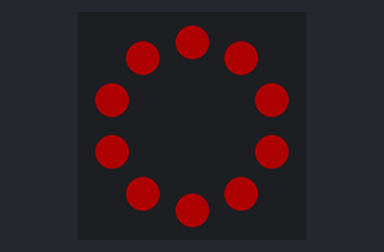
Recording of a program running on a simulated Circuit Playground running CircuitPython. Parts: the board's ring of 10 RGB LEDs (number 0 left of the top, counting anticlockwise). Dim RGB values are drawn brighter than linear.

Above: at 1.1 s.
At 5.6 s:
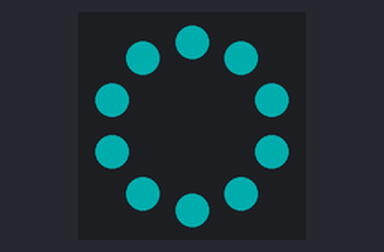
At 8.6 s:
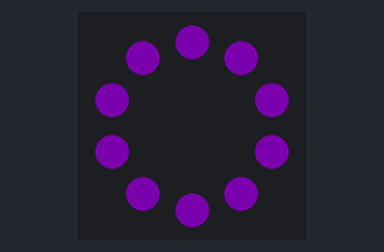
At 11.6 s:
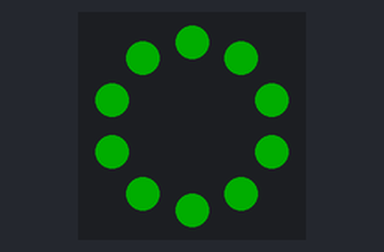
At 12.6 s:
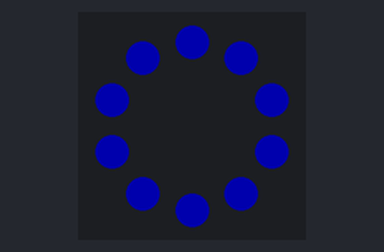
At 13.6 s:
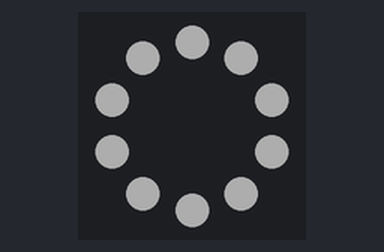

Measured:
- what the display in image 0 shows lasts 0.6 s, from 1.0 s to 1.6 s
- what the display in image 3 shows lasts 1.0 s, from 11.5 s to 12.5 s

The program:

CPX-NeoPixel-1-LED-Blink.py
```python
import time
import board
from rainbowio import colorwheel
import neopixel

pixels = neopixel.NeoPixel(board.NEOPIXEL, 10, brightness=0.2, auto_write=False)

# choose which demos to play
# 1 means play, 0 means don't!
color_chase_demo = 1
flash_demo = 1
rainbow_demo = 1
rainbow_cycle_demo = 1


def color_chase(color, wait):
    for i in range(10):
        pixels[i] = color
        time.sleep(wait)
        pixels.show()
    time.sleep(0.5)


def rainbow_cycle(wait):
    for j in range(255):
        for i in range(10):
            rc_index = (i * 256 // 10) + j * 5
            pixels[i] = colorwheel(rc_index & 255)
        pixels.show()
        time.sleep(wait)


def rainbow(wait):
    for j in range(255):
        for i in range(len(pixels)):
            idx = int(i + j)
            pixels[i] = colorwheel(idx & 255)
        pixels.show()
        time.sleep(wait)


RED = (255, 0, 0)
YELLOW = (255, 150, 0)
GREEN = (0, 255, 0)
CYAN = (0, 255, 255)
BLUE = (0, 0, 255)
PURPLE = (180, 0, 255)
WHITE = (255, 255, 255)
OFF = (0, 0, 0)

while True:
    if color_chase_demo:
        color_chase(RED, 0.1)  # Increase the number to slow down the color chase
        color_chase(YELLOW, 0.1)
        color_chase(GREEN, 0.1)
        color_chase(CYAN, 0.1)
        color_chase(BLUE, 0.1)
        color_chase(PURPLE, 0.1)
        color_chase(OFF, 0.1)

    if flash_demo:
        pixels.fill(RED)
        pixels.show()
        # Increase or decrease to change the speed of the solid color change.
        time.sleep(1)
        pixels.fill(GREEN)
        pixels.show()
        time.sleep(1)
        pixels.fill(BLUE)
        pixels.show()
        time.sleep(1)
        pixels.fill(WHITE)
        pixels.show()
        time.sleep(1)

    if rainbow_cycle_demo:
        rainbow_cycle(0.05)  # Increase the number to slow down the rainbow.

    if rainbow_demo:
        rainbow(0.05)  # Increase the number to slow down the rainbow.
```
